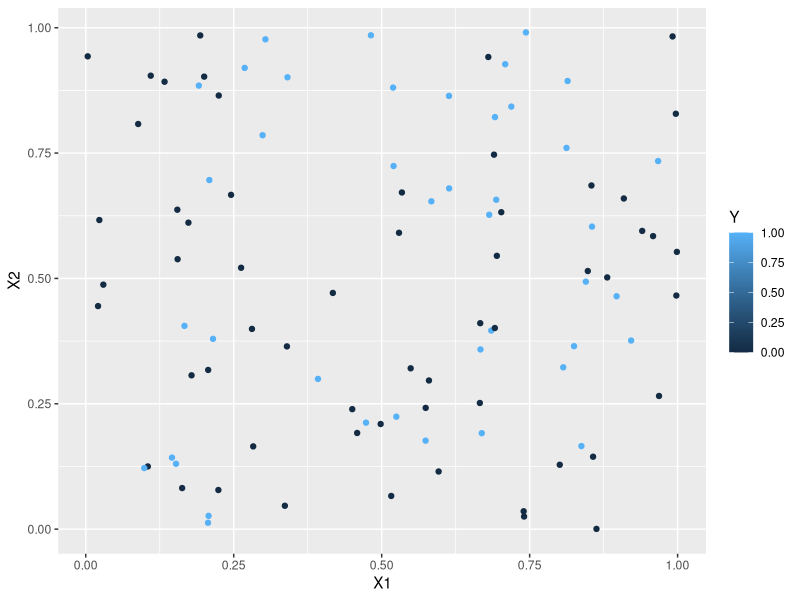
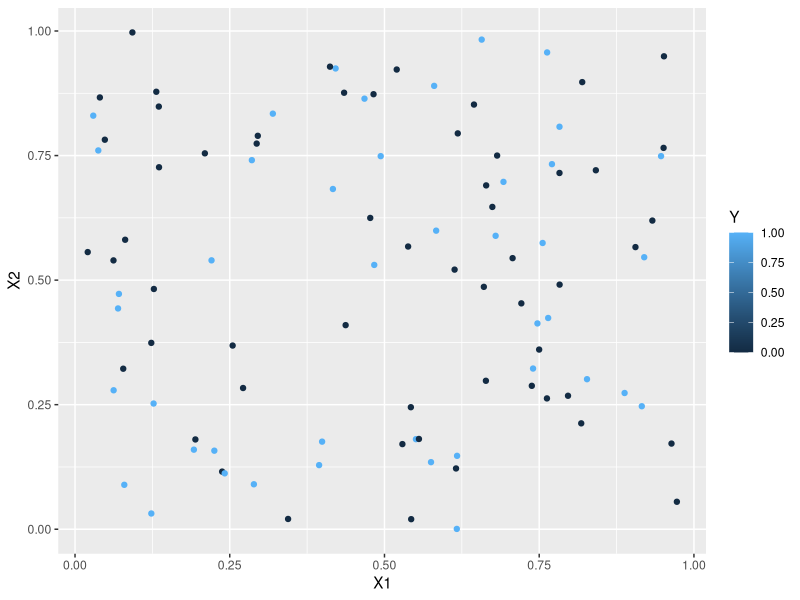
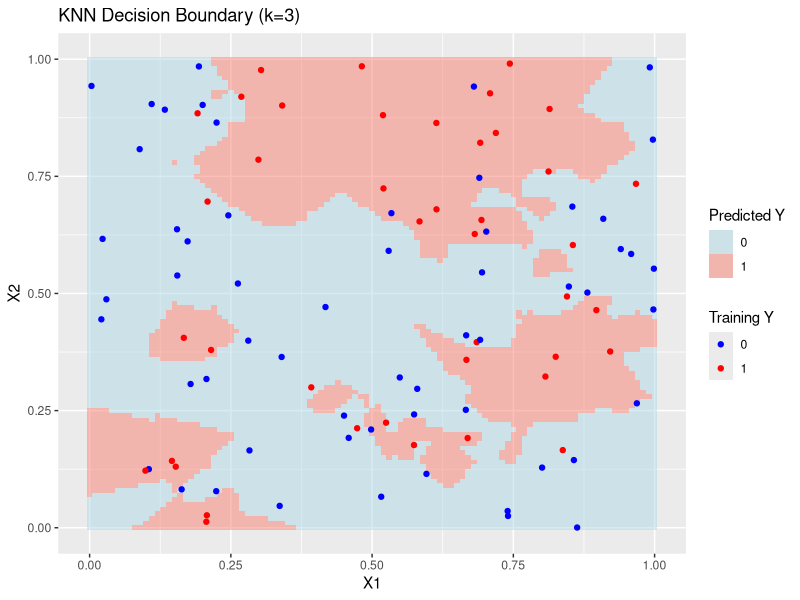
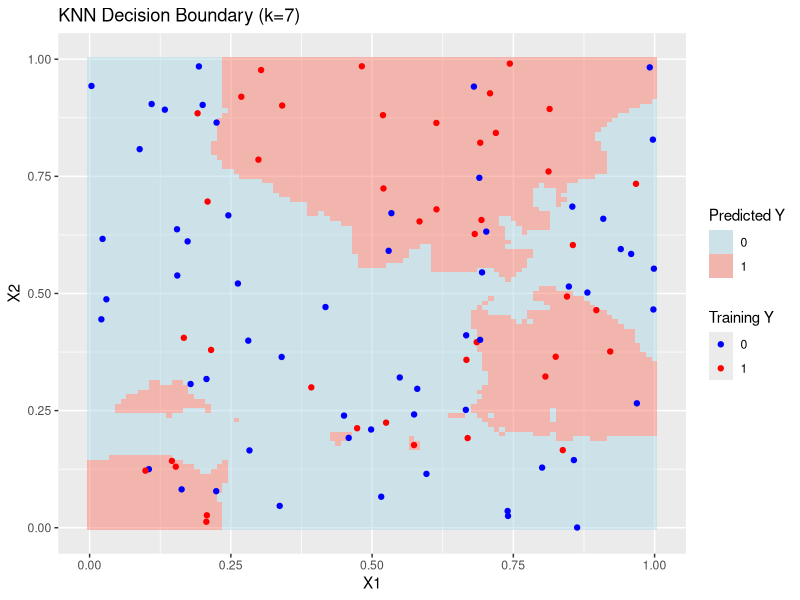
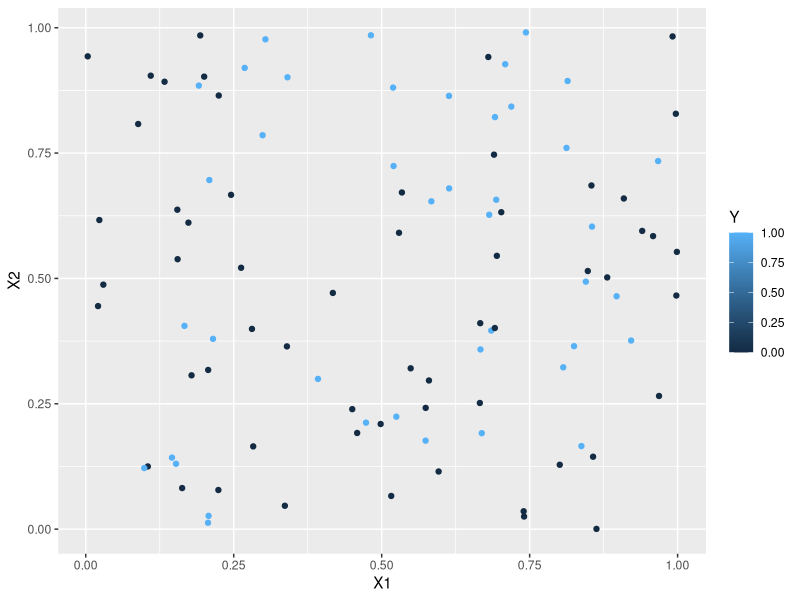
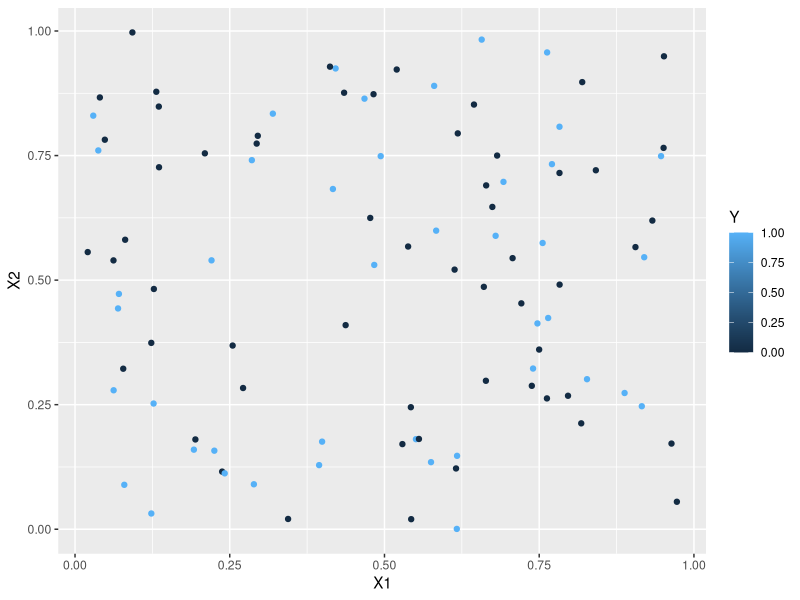
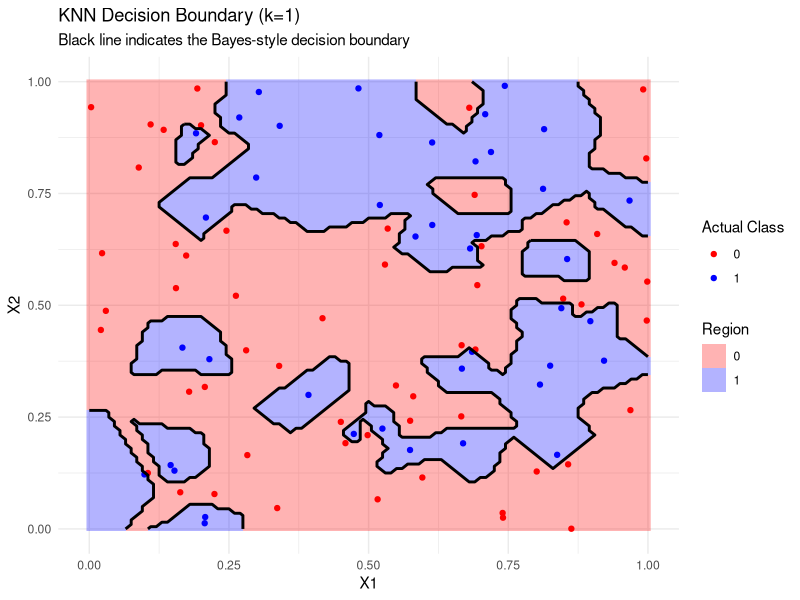
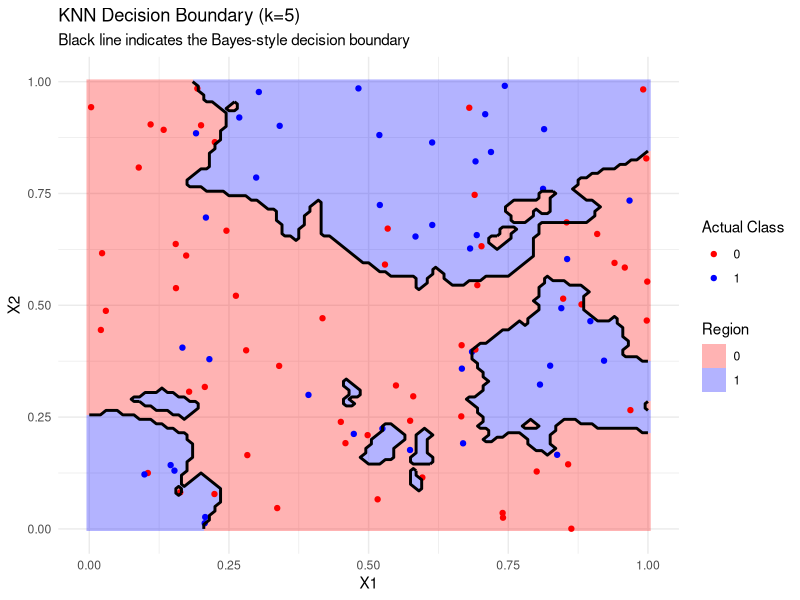

Recreate these plots in R, in order.
## ---- chunk 1
library(class)
library(tidyverse)
## ---- chunk 2
#Generative model
set.seed(116) #setting a random seed so that we can reproduce everything exactly if we want to

generate_y <- function(x1,x2) { #two input parameters to generate the output y
  logit <- x1 -2*x2 -2*x1^2 + x2^2 + 3*x1*x2
  p <- exp(logit)/(1+exp(logit)) #apply the inverse logit function
  y <- rbinom(1,1,p) #y becomes a 0 (with prob 1-p) or a 1 with probability p
}
## ---- chunk 3
# Generate a dataset with 100 points
set.seed(116)
n = 100
X1 <- runif(n,0,1)
X2 <- runif(n,0,1)

#I'm going to use a for loop to generate 100 y's
Y <- rep(0,n) #initializing my Y to be a vector of 0's
for (i in 1:n) {
  Y[i] <- generate_y(X1[i],X2[i])
}

sum(Y) #How many 0's and 1's were predicted? In this training set, 42% were 1's. However, almost 48% are 1's when n is large. That's quite close to 50/50 so we shouldn't have issues with "imbalance," which is something we'll learn about later in the semester.

training <- cbind(X1,X2,Y) #combining all of my variables into a training dataset
ggplot(data=training, aes(x=X1, y=X2, color=Y)) +
  geom_point()
## ---- chunk 4
# Create the training dataset as above using seed=116
# Create a testing dataset using seed=121

set.seed(121)
n = 100
X1 <- runif(n,0,1)
X2 <- runif(n,0,1)

#I'm going to use a for loop to generate 100 y's
Y <- rep(0,n) #initializing my Y to be a vector of 0's
for (i in 1:n) {
  Y[i] <- generate_y(X1[i],X2[i])
}

sum(Y) #43 1's, which is much closer to the 51.5% true rate
testing <- cbind(X1,X2,Y)

#Let's plot the test set. Does it look like the training set? Yeah, looks similar.
ggplot(data=testing, aes(x=X1, y=X2, color=Y)) +
  geom_point()
## ---- chunk 5
library(class)
library(tidyverse)

set.seed(116) #setting a random seed so that we can reproduce everything exactly if we want to

generate_y <- function(x1,x2) { #two input parameters to generate the output y
  logit <- x1 -2*x2 -2*x1^2 + x2^2 + 3*x1*x2
  p <- exp(logit)/(1+exp(logit)) #apply the inverse logit function
  y <- rbinom(1,1,p) #y becomes a 0 (with prob 1-p) or a 1 with probability p
}
# Generate a dataset with 100 points
set.seed(116)
n = 100
X1_tr <- runif(n,0,1)
X2_tr <- runif(n,0,1)

#I'm going to use a for loop to generate 100 y's
Y_tr <- rep(0,n) #initializing my Y to be a vector of 0's
for (i in 1:n) {
  Y_tr[i] <- generate_y(X1_tr[i],X2_tr[i])
}

training <- cbind(X1_tr,X2_tr,Y_tr) #combining all of my variables into a training dataset
## ---- chunk 6
set.seed(121)
n = 100
X1_te <- runif(n,0,1)
X2_te <- runif(n,0,1)

Y_te <- rep(0,n) #initializing my Y to be a vector of 0's
for (i in 1:n) {
  Y_te[i] <- generate_y(X1_te[i],X2_te[i])
}

sum(Y_te) #43 1's, which is much closer to the 51.5% true rate
testing <- cbind(X1_te,X2_te,Y_te)

## ---- chunk 7
ks=c(3,7)
mcrate <- c()

n_test <- nrow(testing)
for (k in ks) {
  y_pred <- knn(train = training[,1:2], test = testing[,1:2], 
                       cl = training[,3], k = k)
  
  misclass_rate <- sum(y_pred != testing[,3]) / n_test
  mcrate <- c(mcrate, misclass_rate)
}
# print misclassification rates
for (i in 1:length(ks)) {
  cat("k =", ks[i], "misclassification rate:", mcrate[i], "\n")
}
## ---- chunk 8
# grid unit square
test_grid <- expand.grid(
  X1 = seq(0, 1, by = 0.01),
  X2 = seq(0, 1, by = 0.01)
)

test_grid$y_pred_k3 <- knn(
  train= training[, 1:2],
  test= test_grid,
  cl= training[, 3],
  k=3
)
test_grid$y_pred_k7 <- knn(
  train= training[, 1:2],
  test= test_grid[, 1:2],
  cl= training[, 3],
  k=7
)

# plot db for k=3
ggplot() +
  geom_tile(data = test_grid, aes(x = X1, y = X2, fill = y_pred_k3), alpha = 0.5) +
  geom_point(data = as.data.frame(training), aes(x = X1_tr, y = X2_tr, color = as.factor(Y_tr))) +
  labs(title = "KNN Decision Boundary (k=3)", fill = "Predicted Y", color = "Training Y") +
  scale_fill_manual(values = c("0" = "lightblue", "1" = "salmon")) +
  scale_color_manual(values = c("0" = "blue", "1" = "red")) 

## ---- chunk 9
# plot db for k=7
ggplot() +
  geom_tile(data = test_grid, aes(x = X1, y = X2, fill = y_pred_k7), alpha = 0.5) +
  geom_point(data = as.data.frame(training), aes(x = X1_tr, y = X2_tr, color = as.factor(Y_tr))) +
  labs(title = "KNN Decision Boundary (k=7)", fill = "Predicted Y", color = "Training Y") +
  scale_fill_manual(values = c("0" = "lightblue", "1" = "salmon")) +
  scale_color_manual(values = c("0" = "blue", "1" = "red"))
## ---- chunk 10
new_data <- data.frame(X1 = 0.5, X2 = 0.5)
predicted_y_k3 <- knn(train = training[, 1:2],
                        test = new_data,
                        cl = training[, 3],
                        k = 3)
predicted_y_k7 <- knn(train = training[, 1:2],
                        test = new_data,
                        cl = training[, 3],
                        k = 7)
cat("Predicted Y for (X1=0.5, X2=0.5) with k=3:", predicted_y_k3, "\n")
cat("Predicted Y for (X1=0.5, X2=0.5) with k=7:", predicted_y_k7, "\n")
# 1 for both k=3 and k=7
## ---- chunk 11
rm(list = ls())
## ---- chunk 12
set.seed(116)
n = 100
X1 <- runif(n,0,1)
X2 <- runif(n,0,1)

generate_y <- function(x1,x2) { #two input parameters to generate the output y
  logit <- x1 -2*x2 -2*x1^2 + x2^2 + 3*x1*x2
  p <- exp(logit)/(1+exp(logit)) #apply the inverse logit function
  y <- rbinom(1,1,p) #y becomes a 0 (with prob 1-p) or a 1 with probability p
}

#I'm going to use a for loop to generate 100 y's
Y <- rep(0,n) #initializing my Y to be a vector of 0's
for (i in 1:n) {
  Y[i] <- generate_y(X1[i],X2[i])
}

sum(Y) #How many 0's and 1's were predicted? In this training set, 42% were 1's. However, almost 48% are 1's when n is large. That's quite close to 50/50 so we shouldn't have issues with "imbalance," which is something we'll learn about later in the semester.

training <- cbind(X1,X2,Y) #combining all of my variables into a training dataset
ggplot(data=training, aes(x=X1, y=X2, color=Y)) +
  geom_point()
## ---- chunk 13
# Create a testing dataset using seed=121

set.seed(121)
n = 100
X1 <- runif(n,0,1)
X2 <- runif(n,0,1)

#I'm going to use a for loop to generate 100 y's
Y <- rep(0,n) #initializing my Y to be a vector of 0's
for (i in 1:n) {
  Y[i] <- generate_y(X1[i],X2[i])
}

sum(Y) #43 1's, which is much closer to the 51.5% true rate
testing <- cbind(X1,X2,Y)

#Let's plot the test set. Does it look like the training set? Yeah, looks similar.
ggplot(data=testing, aes(x=X1, y=X2, color=Y)) +
  geom_point()

predicted.ys1 <- knn(train = training[,1:2], test = testing[,1:2], cl=training[,3],k=1)
predicted.ys <- knn(train = training[,1:2], test = testing[,1:2], cl=training[,3],k=5)
## ---- chunk 14

testing.grid <- expand.grid(X1 = seq(0, 1, by = .01), 
                            X2 = seq(0, 1, by = .01))

predicted.grid1 <- knn(train = training[,1:2], 
                      test = testing.grid, 
                      cl = training[,3], 
                      k = 1)
predicted.grid5 <- knn(train = training[,1:2], 
                      test = testing.grid, 
                      cl = training[,3], 
                      k = 5)

predicted.gridxy <- testing.grid
predicted.gridxy$Y1 <- as.numeric(predicted.grid1) -1
predicted.gridxy$Y5 <- as.numeric(predicted.grid5) -1 
## ---- chunk 15
misclass_rate <- function(predictions, truth) {
  1 - sum(predictions == truth) / length(predictions)
}

pred_k1 <- knn(train = training[,1:2],
               test = testing[,1:2],
               cl = training[,3],
               k = 1)

pred_k5 <- knn(train = training[,1:2],
               test = testing[,1:2],
               cl = training[,3],
               k = 5)

mis_k1 <- misclass_rate(pred_k1, testing[,3])
mis_k5 <- misclass_rate(pred_k5, testing[,3])

mis_k1
mis_k5
## ---- chunk 16
ggplot() +
  # Background: Show the decision regions
  geom_raster(data = predicted.gridxy, aes(x = X1, y = X2, fill = as.factor(Y1)), alpha = 0.3) +
  # The Boundary: The contour line where Y changes
  geom_contour(data = predicted.gridxy, aes(x = X1, y = X2, z = Y1), 
                breaks = 1.5, color = "black", size = 1) +
  # The actual data points
  geom_point(data = training, aes(x = X1, y = X2, color = as.factor(Y))) +
  scale_fill_manual(values = c("red", "blue"), name = "Region") +
  scale_color_manual(values = c("red", "blue"), name = "Actual Class") +
  labs(title = "KNN Decision Boundary (k=1)",
        subtitle = "Black line indicates the Bayes-style decision boundary") +
    geom_contour(data = predicted.gridxy, aes(x = X1, y = X2, z = Y1 +1),  
                breaks = 1.5, color = "black", size = 1) +  
theme_minimal()

ggplot() +
  # Background: Show the decision regions
  geom_raster(data = predicted.gridxy, aes(x = X1, y = X2, fill = as.factor(Y5)), alpha = 0.3) +
  # The Boundary: The contour line where Y changes
  geom_contour(data = predicted.gridxy, aes(x = X1, y = X2, z = Y5), 
                breaks = 1.5, color = "black", size = 1) +
  # The actual data points
  geom_point(data = training, aes(x = X1, y = X2, color = as.factor(Y))) +
  scale_fill_manual(values = c("red", "blue"), name = "Region") +
  scale_color_manual(values = c("red", "blue"), name = "Actual Class") +
  labs(title = "KNN Decision Boundary (k=5)",
        subtitle = "Black line indicates the Bayes-style decision boundary") +
    geom_contour(data = predicted.gridxy, aes(x = X1, y = X2, z = Y5 +1),  
                breaks = 1.5, color = "black", size = 1) +  
theme_minimal()
## ---- chunk 17
rm(list = ls())
## ---- chunk 18
library(class)
library(tidyverse)
## ---- chunk 19
#Generative model
set.seed(116) #setting a random seed so that we can reproduce everything exactly if we want to

generate_y <- function(x1,x2) { #two input parameters to generate the output y
  logit <- x1 -2*x2 -2*x1^2 + x2^2 + 3*x1*x2
  p <- exp(logit)/(1+exp(logit)) #apply the inverse logit function
  y <- rbinom(1,1,p) #y becomes a 0 (with prob 1-p) or a 1 with probability p
}
## ---- chunk 20
# Generate a dataset with 100 points
set.seed(116)
n = 100
X1 <- runif(n,0,1)
X2 <- runif(n,0,1)

#I'm going to use a for loop to generate 100 y's
Y <- rep(0,n) #initializing my Y to be a vector of 0's
for (i in 1:n) {
  Y[i] <- generate_y(X1[i],X2[i])
}

sum(Y) #How many 0's and 1's were predicted? In this training set, 42% were 1's. However, almost 48% are 1's when n is large. That's quite close to 50/50 so we shouldn't have issues with "imbalance," which is something we'll learn about later in the semester.

training <- cbind(X1,X2,Y) #combining all of my variables into a training dataset
ggplot(data=training, aes(x=X1, y=X2, color=Y)) +
  geom_point()
## ---- chunk 21
# Create the training dataset as above using seed=116
# Create a testing dataset using seed=121

set.seed(121)
n = 100
X1 <- runif(n,0,1)
X2 <- runif(n,0,1)

#I'm going to use a for loop to generate 100 y's
Y <- rep(0,n) #initializing my Y to be a vector of 0's
for (i in 1:n) {
  Y[i] <- generate_y(X1[i],X2[i])
}

sum(Y) #43 1's, which is much closer to the 51.5% true rate
testing <- cbind(X1,X2,Y)

#Let's plot the test set. Does it look like the training set? Yeah, looks similar.
ggplot(data=testing, aes(x=X1, y=X2, color=Y)) +
  geom_point()
## ---- chunk 22
train_X <- training[,1:2]
test_X  <- testing[,1:2]
train_Y <- training[,3]


KNN_k4 <- knn(train = train_X, test = test_X, cl = train_Y, k = 4)
KNN_k8 <- knn(train = train_X, test = test_X, cl = train_Y, k = 8)

## ---- chunk 23
true_Y <- testing[,3]

misclass_rate <- function(predictions, test.truth) { #Given the model predictions and the true classifications
  1-(sum(predictions==test.truth)/length(predictions))
}

misclass_rate(KNN_k4, true_Y)
misclass_rate(KNN_k8, true_Y)
## ---- chunk 24
# 1. Setup the Grid correctly
# Ensure the grid names match your training column names (X1, X2)
testing.grid <- expand.grid(X1 = seq(0, 1, by = .01), 
                            X2 = seq(0, 1, by = .01))

# 2. Run KNN on the grid
# We convert the output to numeric so geom_contour can read it
predicted.grid.4 <- knn(train = train_X, 
                      test = testing.grid, 
                      cl = train_Y, 
                      k = 4)
predicted.grid.8 <- knn(train = train_X, 
                        test = testing.grid,
                        cl = train_Y,
                        k = 8)

# 3. Combine grid coordinates with predictions
predicted.gridxy.4 <- testing.grid
predicted.gridxy.4$Y <- as.numeric(predicted.grid.4) -1  

predicted.gridxy.8 <- testing.grid
predicted.gridxy.8$Y <- as.numeric(predicted.grid.8) -1


# Plotting K=4
ggplot() +
  # Background: Show the decision regions
  geom_raster(data = predicted.gridxy.4, aes(x = X1, y = X2, fill = as.factor(Y)), alpha = 0.5) +
  # The Boundary: The contour line where Y changes
  geom_contour(data = predicted.gridxy.4, aes(x = X1, y = X2, z = Y), 
                breaks = 1.5, color = "black", size = 0.5) +
  # The actual data points
  geom_point(data = training, aes(x = X1, y = X2, color = as.factor(Y))) +
  scale_fill_manual(values = c("hotpink", "lightskyblue"), name = "Region") +
  scale_color_manual(values = c("hotpink4", "royalblue"), name = "Actual Class") +
  labs(title = "KNN Decision Boundary (k=4)",
        subtitle = "Black line indicates the Bayes-style decision boundary") +
    geom_contour(data = predicted.gridxy.4, aes(x = X1, y = X2, z = Y +1),  
                breaks = 1.5, color = "black", size = 0.5) + # Add 1 to Y to make the contours actually plot. I don't know why the black boundary won't plot if z is 0 or 1.
theme_minimal()

#Plotting K=8
ggplot() +
  # Background: Show the decision regions
  geom_raster(data = predicted.gridxy.8, aes(x = X1, y = X2, fill = as.factor(Y)), alpha = 0.5) +
  # The Boundary: The contour line where Y changes
  geom_contour(data = predicted.gridxy.8, aes(x = X1, y = X2, z = Y), 
                breaks = 1.5, color = "black", size = 0.5) +
  # The actual data points
  geom_point(data = training, aes(x = X1, y = X2, color = as.factor(Y))) +
  scale_fill_manual(values = c("hotpink", "lightskyblue"), name = "Region") +
  scale_color_manual(values = c("hotpink4", "royalblue"), name = "Actual Class") +
  labs(title = "KNN Decision Boundary (k=8)",
        subtitle = "Black line indicates the Bayes-style decision boundary") +
    geom_contour(data = predicted.gridxy.8, aes(x = X1, y = X2, z = Y +1),  
                breaks = 1.5, color = "black", size = 0.5) + # Add 1 to Y to make the contours actually plot. I don't know why the black boundary won't plot if z is 0 or 1.
theme_minimal()

## ---- chunk 25
rm(list = ls())
## ---- chunk 26
library(class)
library(tidyverse)
K=8
# train
set.seed(116) 
n = 100
X1_tr <- runif(n,0,1)
X2_tr <- runif(n,0,1)
generate_y <- function(x1,x2) { 
  logit <- x1 -2*x2 -2*x1^2 + x2^2 + 3*x1*x2
  p <- exp(logit)/(1+exp(logit)) 
  y <- rbinom(1,1,p) 
}
Y_tr <- rep(0,n) 
for (i in 1:n) {
  Y_tr[i] <- generate_y(X1_tr[i],X2_tr[i])
}
training <- cbind(X1_tr,X2_tr,Y_tr)

# test
set.seed(121)
n = 100
X1_te <- runif(n,0,1)
X2_te <- runif(n,0,1)
Y_te <- rep(0,n)
for (i in 1:n) {
  Y_te[i] <- generate_y(X1_te[i],X2_te[i])
}
testing <- cbind(X1_te,X2_te,Y_te)
# plot decision boundary for k=8

test_grid <- expand.grid(
  X1 = seq(0, 1, by = 0.01),
  X2 = seq(0, 1, by = 0.01)
)

test_grid$y_pred_k8 <- knn(
  train= training[, 1:2],
  test= test_grid,
  cl= training[, 3],
  k=8
)
ggplot() +
  geom_tile(data = test_grid, aes(x = X1, y = X2, fill = y_pred_k8), alpha = 0.5) +
  geom_point(data = as.data.frame(training), aes(x = X1_tr, y = X2_tr, color = as.factor(Y_tr))) +
  labs(title = "KNN Decision Boundary (k=8)", fill = "Predicted Y", color = "Training Y") +
  scale_fill_manual(values = c("0" = "lightblue", "1" = "salmon")) +
  scale_color_manual(values = c("0" = "blue", "1" = "red")) 

